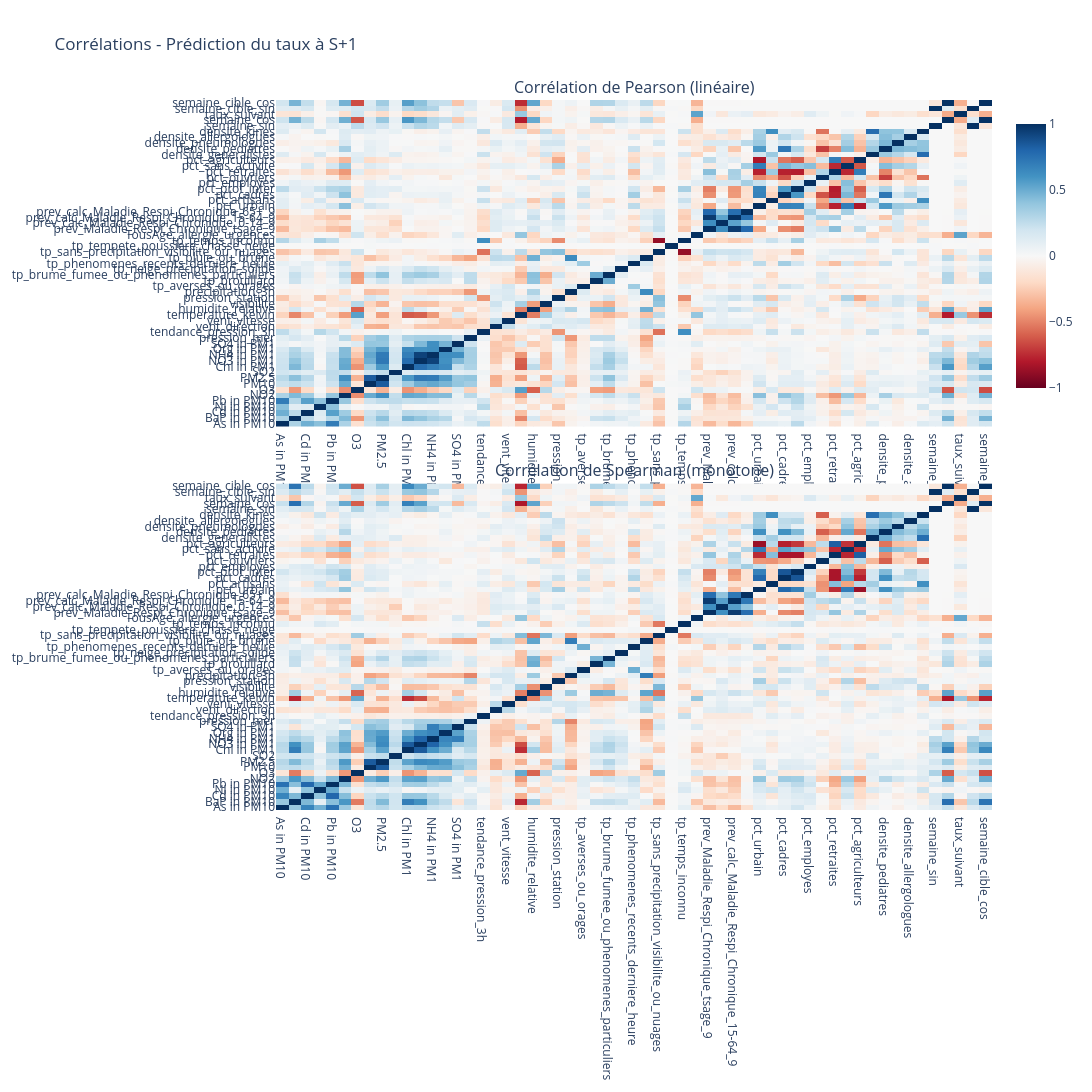

Notebook cell for this chart:
### Code cell
import plotly.graph_objects as go
from plotly.subplots import make_subplots

# Hauteur adaptée au nombre de variables
hauteur = max(100, len(corr_pearson.index) * 30 * 2)

fig = make_subplots(
    rows=2, cols=1,
    subplot_titles=(
        "Corrélation de Pearson (linéaire)",
        "Corrélation de Spearman (monotone)"
    ),
    vertical_spacing=0.08
)

# Heatmap Pearson
fig.add_trace(
    go.Heatmap(
        z=corr_pearson.values,
        x=corr_pearson.columns,
        y=corr_pearson.index,
        colorscale="RdBu",
        zmin=-1, zmax=1,
        colorbar=dict(len=0.4, y=0.78)
    ),
    row=1, col=1
)

# Heatmap Spearman
fig.add_trace(
    go.Heatmap(
        z=corr_spearman.values,
        x=corr_spearman.columns,
        y=corr_spearman.index,
        colorscale="RdBu",
        zmin=-1, zmax=1,
        showscale=False
    ),
    row=2, col=1
)

fig.update_layout(
    title="Corrélations - Prédiction du taux à S+1",
    height=hauteur,
    width=1200,
    template="plotly_white",
    margin=dict(l=250, b=100)
)

# Afficher toutes les étiquettes
fig.update_yaxes(
    tickmode="linear",
    dtick=1,
    automargin=True
)

fig.show()

### Figure 1 — Plotly figure (JSON) as saved in the notebook; plotly's stock layout.template omitted (floating-point values rounded to 4 significant figures; data arrays with more than 128 entries replaced by an {"elided": "..."} marker saying what was removed)
{"data": [{"colorbar": {"len": 0.4, "y": 0.78}, "colorscale": [[0, "rgb(103,0,31)"], [0.1, "rgb(178,24,43)"], [0.2, "rgb(214,96,77)"], [0.3, "rgb(244,165,130)"], [0.4, "rgb(253,219,199)"], [0.5, "rgb(247,247,247)"], [0.6, "rgb(209,229,240)"], [0.7, "rgb(146,197,222)"], [0.8, "rgb(67,147,195)"], [0.9, "rgb(33,102,172)"], [1, "rgb(5,48,97)"]], "type": "heatmap", "x": ["As in PM10", "BaP in PM10", "Cd in PM10", "Ni in PM10", "Pb in PM10", "NO2", "O3", "PM10", "PM2.5", "SO2", "Chl in PM1", "NO3 in PM1", "NH4 in PM1", "Org in PM1", "SO4 in PM1", "pression_mer", "tendance_pression_3h", "vent_direction", "vent_vitesse", "temperature_kelvin", "humidite_relative", "visibilite", "pression_station", "precipitation_3h", "tp_averses_ou_orages", "tp_brouillard", "tp_brume_fumee_ou_phenomenes_particuliers", "tp_neige_precipitation_solide", "tp_phenomenes_recents_derniere_heure", "tp_pluie_ou_bruine", "tp_sans_precipitation_visibilite_ou_nuages", "tp_tempete_poussiere_chasse_neige", "tp_temps_inconnu", "TousAge_allergie_urgences", "prev_Maladie_Respi_Chronique_tsage_9", "prev_calc_Maladie_Respi_Chronique_0-14_9", "prev_calc_Maladie_Respi_Chronique_15-64_9", "prev_calc_Maladie_Respi_Chronique_65+_9", "pct_urbain", "pct_artisans", "pct_cadres", "pct_prof_inter", "pct_employes", "pct_ouvriers", "pct_retraites", "pct_sans_activite", "pct_agriculteurs", "densite_generalistes", "densite_pediatres", "densite_pneumologues", "densite_allergologues", "densite_kines", "semaine_sin", "semaine_cos", "taux_suivant", "semaine_cible_sin", "semaine_cible_cos"], "xaxis": "x", "y": ["As in PM10", "BaP in PM10", "Cd in PM10", "Ni in PM10", "Pb in PM10", "NO2", "O3", "PM10", "PM2.5", "SO2", "Chl in PM1", "NO3 in PM1", "NH4 in PM1", "Org in PM1", "SO4 in PM1", "pression_mer", "tendance_pression_3h", "vent_direction", "vent_vitesse", "temperature_kelvin", "humidite_relative", "visibilite", "pression_station", "precipitation_3h", "tp_averses_ou_orages", "tp_brouillard", "tp_brume_fumee_ou_phenomenes_particuliers", "tp_neige_precipitation_solide", "tp_phenomenes_recents_derniere_heure", "tp_pluie_ou_bruine", "tp_sans_precipitation_visibilite_ou_nuages", "tp_tempete_poussiere_chasse_neige", "tp_temps_inconnu", "TousAge_allergie_urgences", "prev_Maladie_Respi_Chronique_tsage_9", "prev_calc_Maladie_Respi_Chronique_0-14_9", "prev_calc_Maladie_Respi_Chronique_15-64_9", "prev_calc_Maladie_Respi_Chronique_65+_9", "pct_urbain", "pct_artisans", "pct_cadres", "pct_prof_inter", "pct_employes", "pct_ouvriers", "pct_retraites", "pct_sans_activite", "pct_agriculteurs", "densite_generalistes", "densite_pediatres", "densite_pneumologues", "densite_allergologues", "densite_kines", "semaine_sin", "semaine_cos", "taux_suivant", "semaine_cible_sin", "semaine_cible_cos"], "yaxis": "y", "z": {"elided": "57x57 float values"}, "zmax": 1, "zmin": -1}, {"colorscale": [[0, "rgb(103,0,31)"], [0.1, "rgb(178,24,43)"], [0.2, "rgb(214,96,77)"], [0.3, "rgb(244,165,130)"], [0.4, "rgb(253,219,199)"], [0.5, "rgb(247,247,247)"], [0.6, "rgb(209,229,240)"], [0.7, "rgb(146,197,222)"], [0.8, "rgb(67,147,195)"], [0.9, "rgb(33,102,172)"], [1, "rgb(5,48,97)"]], "showscale": false, "type": "heatmap", "x": ["As in PM10", "BaP in PM10", "Cd in PM10", "Ni in PM10", "Pb in PM10", "NO2", "O3", "PM10", "PM2.5", "SO2", "Chl in PM1", "NO3 in PM1", "NH4 in PM1", "Org in PM1", "SO4 in PM1", "pression_mer", "tendance_pression_3h", "vent_direction", "vent_vitesse", "temperature_kelvin", "humidite_relative", "visibilite", "pression_station", "precipitation_3h", "tp_averses_ou_orages", "tp_brouillard", "tp_brume_fumee_ou_phenomenes_particuliers", "tp_neige_precipitation_solide", "tp_phenomenes_recents_derniere_heure", "tp_pluie_ou_bruine", "tp_sans_precipitation_visibilite_ou_nuages", "tp_tempete_poussiere_chasse_neige", "tp_temps_inconnu", "TousAge_allergie_urgences", "prev_Maladie_Respi_Chronique_tsage_9", "prev_calc_Maladie_Respi_Chronique_0-14_9", "prev_calc_Maladie_Respi_Chronique_15-64_9", "prev_calc_Maladie_Respi_Chronique_65+_9", "pct_urbain", "pct_artisans", "pct_cadres", "pct_prof_inter", "pct_employes", "pct_ouvriers", "pct_retraites", "pct_sans_activite", "pct_agriculteurs", "densite_generalistes", "densite_pediatres", "densite_pneumologues", "densite_allergologues", "densite_kines", "semaine_sin", "semaine_cos", "taux_suivant", "semaine_cible_sin", "semaine_cible_cos"], "xaxis": "x2", "y": ["As in PM10", "BaP in PM10", "Cd in PM10", "Ni in PM10", "Pb in PM10", "NO2", "O3", "PM10", "PM2.5", "SO2", "Chl in PM1", "NO3 in PM1", "NH4 in PM1", "Org in PM1", "SO4 in PM1", "pression_mer", "tendance_pression_3h", "vent_direction", "vent_vitesse", "temperature_kelvin", "humidite_relative", "visibilite", "pression_station", "precipitation_3h", "tp_averses_ou_orages", "tp_brouillard", "tp_brume_fumee_ou_phenomenes_particuliers", "tp_neige_precipitation_solide", "tp_phenomenes_recents_derniere_heure", "tp_pluie_ou_bruine", "tp_sans_precipitation_visibilite_ou_nuages", "tp_tempete_poussiere_chasse_neige", "tp_temps_inconnu", "TousAge_allergie_urgences", "prev_Maladie_Respi_Chronique_tsage_9", "prev_calc_Maladie_Respi_Chronique_0-14_9", "prev_calc_Maladie_Respi_Chronique_15-64_9", "prev_calc_Maladie_Respi_Chronique_65+_9", "pct_urbain", "pct_artisans", "pct_cadres", "pct_prof_inter", "pct_employes", "pct_ouvriers", "pct_retraites", "pct_sans_activite", "pct_agriculteurs", "densite_generalistes", "densite_pediatres", "densite_pneumologues", "densite_allergologues", "densite_kines", "semaine_sin", "semaine_cos", "taux_suivant", "semaine_cible_sin", "semaine_cible_cos"], "yaxis": "y2", "z": {"elided": "57x57 float values"}, "zmax": 1, "zmin": -1}], "layout": {"annotations": [{"font": {"size": 16}, "showarrow": false, "text": "Corrélation de Pearson (linéaire)", "x": 0.5, "xanchor": "center", "xref": "paper", "y": 1, "yanchor": "bottom", "yref": "paper"}, {"font": {"size": 16}, "showarrow": false, "text": "Corrélation de Spearman (monotone)", "x": 0.5, "xanchor": "center", "xref": "paper", "y": 0.46, "yanchor": "bottom", "yref": "paper"}], "height": 3420, "margin": {"b": 100, "l": 250}, "title": {"text": "Corrélations - Prédiction du taux à S+1"}, "width": 1200, "xaxis": {"anchor": "y", "domain": [0, 1]}, "xaxis2": {"anchor": "y2", "domain": [0, 1]}, "yaxis": {"anchor": "x", "automargin": true, "domain": [0.54, 1], "dtick": 1, "tickmode": "linear"}, "yaxis2": {"anchor": "x2", "automargin": true, "domain": [0, 0.46], "dtick": 1, "tickmode": "linear"}}}
